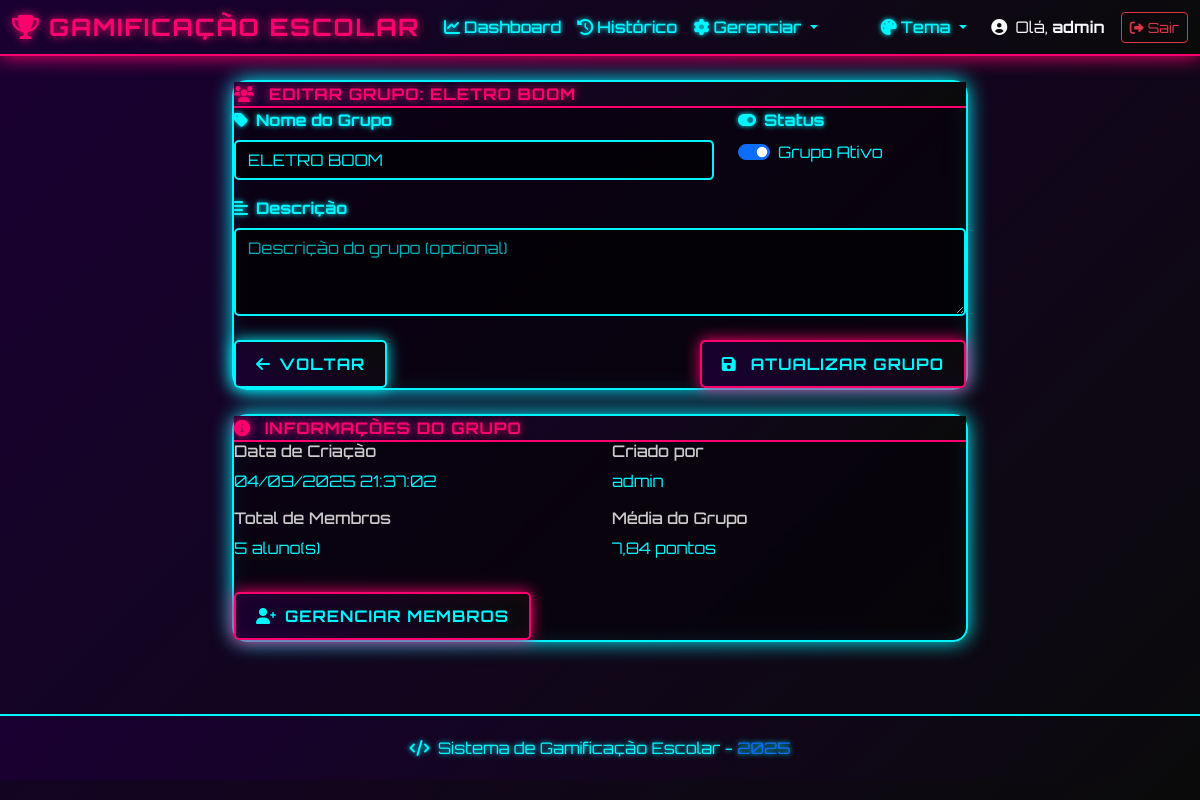
Screenshot of /grupos/2/editar/ (signed in) with the database file from the repository.
### gamificacao/models.py (models this page shows, shortened)
class Grupo(models.Model):
    nome = models.CharField(max_length=100, verbose_name='Nome do Grupo')
    descricao = models.TextField(blank=True, null=True, verbose_name='Descrição')
    lider = models.ForeignKey(
        'Aluno',
        on_delete=models.SET_NULL,
        null=True,
        blank=True,
        related_name='grupos_liderados',
        verbose_name='Líder do Grupo'
    )
    data_criacao = models.DateTimeField(auto_now_add=True, verbose_name='Data de Criação')
    criado_por = models.ForeignKey(
        User,
        on_delete=models.SET_NULL,
        null=True,
        blank=True,
        verbose_name='Criado por'
    )
    ativo = models.BooleanField(default=True, verbose_name='Ativo')
    class Meta:
        verbose_name = 'Grupo'
        verbose_name_plural = 'Grupos'
        ordering = ['nome']
    @property
    def total_membros(self):
        return self.membros.count()
    @property
    def media_grupo(self):
        alunos_grupo = [membro.aluno for membro in self.membros.all()]
        if alunos_grupo:
            total_pontos = sum(float(aluno.pontuacao_total) for aluno in alunos_grupo)
            return round(total_pontos / len(alunos_grupo), 2)
        return 0.0

class MembroGrupo(models.Model):
    grupo = models.ForeignKey(Grupo, on_delete=models.CASCADE, related_name='membros')
    aluno = models.ForeignKey(Aluno, on_delete=models.CASCADE, related_name='grupos')
    data_adicao = models.DateTimeField(auto_now_add=True, verbose_name='Data de Adição')
    adicionado_por = models.ForeignKey(
        User,
        on_delete=models.SET_NULL,
        null=True,
        blank=True,
        verbose_name='Adicionado por'
    )
    class Meta:
        verbose_name = 'Membro do Grupo'
        verbose_name_plural = 'Membros do Grupo'
        unique_together = ('grupo', 'aluno')  # Um aluno não pode estar no mesmo grupo duas vezes
        ordering = ['data_adicao']

class Aluno(models.Model):
    nome = models.CharField(max_length=200, verbose_name='Nome')
    email = models.EmailField(blank=True, null=True, verbose_name='E-mail')
    matricula = models.CharField(max_length=20, unique=True, verbose_name='Matrícula')
    data_criacao = models.DateTimeField(auto_now_add=True, verbose_name='Data de Criação')
    ativo = models.BooleanField(default=True, verbose_name='Ativo')
    class Meta:
        verbose_name = 'Aluno'
        verbose_name_plural = 'Alunos'
        ordering = ['nome']
    @property
    def nota_atual(self):
        notas = self.nota_set.all()
        if notas:
            return round(sum(nota.valor for nota in notas) / len(notas), 2)
        return 0.0
    @property
    def pontos_presenca(self):
        presencas = self.presenca_set.all()
        pontos = 0
        for presenca in presencas:
            if presenca.presente:
                pontos += 1  # +1 ponto por presença
            else:
                pontos -= 0.5  # -0.5 pontos por falta
        return round(pontos, 1)
    @property
    def pontuacao_total(self):
        return round(self.nota_atual + self.pontos_presenca, 2)

class Nota(models.Model):
    aluno = models.ForeignKey(Aluno, on_delete=models.CASCADE, verbose_name='Aluno')
    atividade = models.ForeignKey(Atividade, on_delete=models.CASCADE, verbose_name='Atividade')
    valor = models.DecimalField(
        max_digits=4,
        decimal_places=1,
        validators=[MinValueValidator(0.0), MaxValueValidator(10.0)],
        verbose_name='Nota'
    )
    observacoes = models.TextField(blank=True, null=True, verbose_name='Observações')
    data_lancamento = models.DateTimeField(auto_now_add=True, verbose_name='Data de Lançamento')
    data_atualizacao = models.DateTimeField(auto_now=True, verbose_name='Data de Atualização')
    lancada_por = models.ForeignKey(
        User,
        on_delete=models.SET_NULL,
        null=True,
        blank=True,
        verbose_name='Lançada por'
    )
    class Meta:
        verbose_name = 'Nota'
        verbose_name_plural = 'Notas'
        unique_together = ('aluno', 'atividade')  # Um aluno não pode ter duas notas para a mesma atividade
        ordering = ['-data_lancamento']

class Presenca(models.Model):
    aluno = models.ForeignKey(Aluno, on_delete=models.CASCADE, verbose_name='Aluno')
    data_presenca = models.DateField(verbose_name='Data da Presença')
    presente = models.BooleanField(default=True, verbose_name='Presente')
    observacoes = models.TextField(blank=True, null=True, verbose_name='Observações')
    data_lancamento = models.DateTimeField(auto_now_add=True, verbose_name='Data de Lançamento')
    data_atualizacao = models.DateTimeField(auto_now=True, verbose_name='Data de Atualização')
    lancada_por = models.ForeignKey(
        User,
        on_delete=models.SET_NULL,
        null=True,
        blank=True,
        verbose_name='Lançada por'
    )
    class Meta:
        verbose_name = 'Presença'
        verbose_name_plural = 'Presenças'
        unique_together = ('aluno', 'data_presenca')  # Um aluno não pode ter duas presenças para o mesmo dia
        ordering = ['-data_presenca', 'aluno__nome']

### gamificacao/views.py (the view)
# urls.py: path('grupos/<int:grupo_id>/editar/', views.editar_grupo, name='editar_grupo'),
@login_required
def editar_grupo(request, grupo_id):
    grupo = get_object_or_404(Grupo, id=grupo_id)
    if request.method == 'POST':
        form = GrupoForm(request.POST, instance=grupo)
        if form.is_valid():
            form.save()
            messages.success(request, f'Grupo "{grupo.nome}" atualizado com sucesso!')
            return redirect('gerenciar_grupos')
    else:
        form = GrupoForm(instance=grupo)
    context = {
        'form': form,
        'grupo': grupo,
        'titulo': f'Editar Grupo: {grupo.nome}'
    }
    return render(request, 'gamificacao/form_grupo.html', context)

### templates/gamificacao/form_grupo.html (shortened to what this page needs)
{% extends 'base.html' %}
{% block content %}
<div class="container py-4">
    <div class="row justify-content-center">
        <div class="col-lg-8">
            <div class="cyber-card">
                <div class="card-header">
                    <i class="fas fa-users me-2"></i>
                    {{ titulo|upper }}
                </div>
                <div class="card-body">
                    <form method="post">
                        <div class="row">
                            <div class="col-md-8 mb-3">
                                <label for="{{ form.nome.id_for_label }}" class="form-label">
                                    <i class="fas fa-tag me-2"></i>{{ form.nome.label }}
                                </label>
                                {{ form.nome }}
                            </div>
                            <div class="col-md-4 mb-3">
                                <label class="form-label">
                                    <i class="fas fa-toggle-on me-2"></i>Status
                                </label>
                                <div class="form-check form-switch">
                                    {{ form.ativo }}
                                    <label class="form-check-label" for="{{ form.ativo.id_for_label }}">
                                        {{ form.ativo.label }}
                                    </label>
                                </div>
                            </div>
                        </div>
                        <div class="mb-4">
                            <label for="{{ form.descricao.id_for_label }}" class="form-label">
                                <i class="fas fa-align-left me-2"></i>{{ form.descricao.label }}
                            </label>
                            {{ form.descricao }}
                        </div>
                        <div class="d-flex justify-content-between">
                            <a href="{% url 'gerenciar_grupos' %}" class="btn btn-cyber btn-cyber-secondary">
                                <i class="fas fa-arrow-left me-2"></i>Voltar
                            </a>
                            <button type="submit" class="btn btn-cyber btn-cyber-primary">
                                <i class="fas fa-save me-2"></i>
                                {% if grupo %}Atualizar{% else %}Criar{% endif %} Grupo
                            </button>
                        </div>
                    </form>
                </div>
            </div>
            {% if grupo %}
            <div class="cyber-card mt-4">
                <div class="card-header">
                    <i class="fas fa-info-circle me-2"></i>
                    INFORMAÇÕES DO GRUPO
                </div>
                <div class="card-body">
                    <div class="row">
                        <div class="col-md-6">
                            <h6 class="text-muted">Data de Criação</h6>
                            <p>{{ grupo.data_criacao|date:"d/m/Y H:i:s" }}</p>
                        </div>
                        <div class="col-md-6">
                            <h6 class="text-muted">Criado por</h6>
                            <p>{{ grupo.criado_por.username|default:"Sistema" }}</p>
                        </div>
                        <div class="col-md-6">
                            <h6 class="text-muted">Total de Membros</h6>
                            <p>{{ grupo.total_membros }} aluno(s)</p>
                        </div>
                        <div class="col-md-6">
                            <h6 class="text-muted">Média do Grupo</h6>
                            <p>{{ grupo.media_grupo }} pontos</p>
                        </div>
                    </div>
                    <div class="mt-3">
                        <a href="{% url 'adicionar_membros' grupo.id %}" class="btn btn-cyber btn-cyber-accent me-2">
                            <i class="fas fa-user-plus me-2"></i>Gerenciar Membros
                        </a>
                    </div>
                </div>
            </div>
            {% endif %}
        </div>
    </div>
</div>
{% endblock %}

### templates/base.html (shortened to what this page needs)
<!DOCTYPE html>
<html lang="pt-br">
<head>
    <link href="https://cdn.jsdelivr.net/npm/bootstrap@5.3.0/dist/css/bootstrap.min.css" rel="stylesheet">
    <link rel="stylesheet" href="https://cdnjs.cloudflare.com/ajax/libs/font-awesome/6.0.0/css/all.min.css">
    {% load static %}
    <link rel="stylesheet" href="{% static 'css/style.css' %}">
</head>
<body>
    {% if user.is_authenticated %}
    <nav class="navbar navbar-expand-lg navbar-dark cyber-nav">
        <div class="container-fluid">
            <a class="navbar-brand fw-bold" href="{% url 'dashboard' %}">
                <i class="fas fa-trophy me-2"></i>GAMIFICAÇÃO ESCOLAR
            </a>
            <div class="collapse navbar-collapse" id="navbarNav">
                <ul class="navbar-nav me-auto">
                    <li class="nav-item">
                        <a class="nav-link {% if request.resolver_match.url_name == 'dashboard' %}active{% endif %}"
                           href="{% url 'dashboard' %}">
                            <i class="fas fa-chart-line me-1"></i>Dashboard
                        </a>
                    </li>
                    <li class="nav-item">
                        <a class="nav-link {% if request.resolver_match.url_name == 'historico_notas' %}active{% endif %}"
                           href="{% url 'historico_notas' %}">
                            <i class="fas fa-history me-1"></i>Histórico
                        </a>
                    </li>
                    <li class="nav-item dropdown">
                        <a class="nav-link dropdown-toggle" href="#" role="button" data-bs-toggle="dropdown">
                            <i class="fas fa-cog me-1"></i>Gerenciar
                        </a>
                    </li>
                </ul>
                <div class="navbar-nav me-3">
                    <div class="nav-item dropdown">
                        <a class="nav-link dropdown-toggle" href="#" id="themeDropdown" role="button"
                           data-bs-toggle="dropdown">
                            <i class="fas fa-palette me-1"></i>Tema
                        </a>
                    </div>
                </div>
                <div class="d-flex align-items-center">
                    <span class="text-light me-3">
                        <i class="fas fa-user-circle me-1"></i>
                        Olá, <strong>{{ user.first_name|default:user.username }}</strong>
                    </span>
                    <a href="{% url 'logout' %}" class="btn btn-outline-danger btn-sm">
                        <i class="fas fa-sign-out-alt me-1"></i>Sair
                    </a>
                </div>
            </div>
        </div>
    </nav>
    {% endif %}
    <main>
        {% block content %}
        {% endblock %}
    </main>
    {% if user.is_authenticated %}
    <footer class="cyber-footer mt-5">
        <div class="container-fluid">
            <div class="row">
                <div class="col-12 text-center">
                    <p class="mb-0">
                        <i class="fas fa-code me-1"></i>
                        Sistema de Gamificação Escolar -
                        <span class="text-primary">{% now "Y" %}</span>
                    </p>
                </div>
            </div>
        </div>
    </footer>
    {% endif %}
    {% load static %}
</body>
</html>

### rows the page displays
Grupo: nome "ELETRO BOOM", ativo "☑", data_criacao "04/09/2025 21:37:02", criado_por.username "admin", total_membros "5", media_grupo "7,84"

### other values shown
{{ user.first_name|default:user.username }} "admin"
{{ titulo|upper }} "EDITAR GRUPO: ELETRO BOOM"
